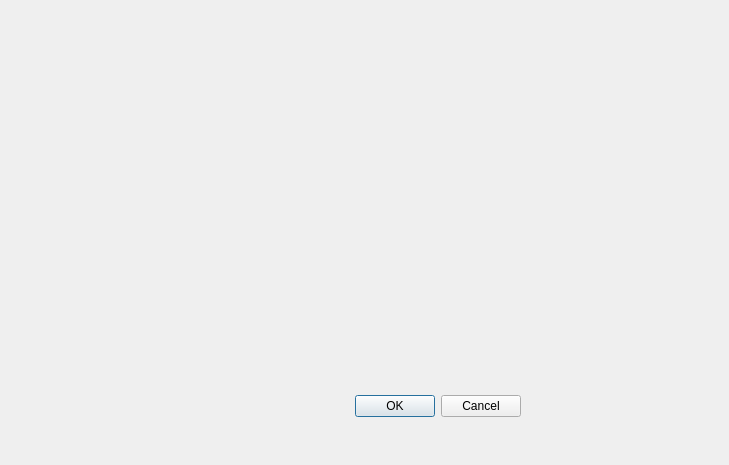
<?xml version="1.0" encoding="UTF-8"?>
<ui version="4.0">
 <class>Dialog</class>
 <widget class="QDialog" name="Dialog">
  <property name="geometry">
   <rect>
    <x>0</x>
    <y>0</y>
    <width>729</width>
    <height>465</height>
   </rect>
  </property>
  <property name="windowTitle">
   <string>Dialog</string>
  </property>
  <widget class="QDialogButtonBox" name="buttonBox">
   <property name="geometry">
    <rect>
     <x>180</x>
     <y>390</y>
     <width>341</width>
     <height>32</height>
    </rect>
   </property>
   <property name="orientation">
    <enum>Qt::Horizontal</enum>
   </property>
   <property name="standardButtons">
    <set>QDialogButtonBox::Cancel|QDialogButtonBox::Ok</set>
   </property>
  </widget>
 </widget>
 <resources/>
 <connections>
  <connection>
   <sender>buttonBox</sender>
   <signal>accepted()</signal>
   <receiver>Dialog</receiver>
   <slot>accept()</slot>
   <hints>
    <hint type="sourcelabel">
     <x>248</x>
     <y>254</y>
    </hint>
    <hint type="destinationlabel">
     <x>157</x>
     <y>274</y>
    </hint>
   </hints>
  </connection>
  <connection>
   <sender>buttonBox</sender>
   <signal>rejected()</signal>
   <receiver>Dialog</receiver>
   <slot>reject()</slot>
   <hints>
    <hint type="sourcelabel">
     <x>316</x>
     <y>260</y>
    </hint>
    <hint type="destinationlabel">
     <x>286</x>
     <y>274</y>
    </hint>
   </hints>
  </connection>
 </connections>
</ui>
